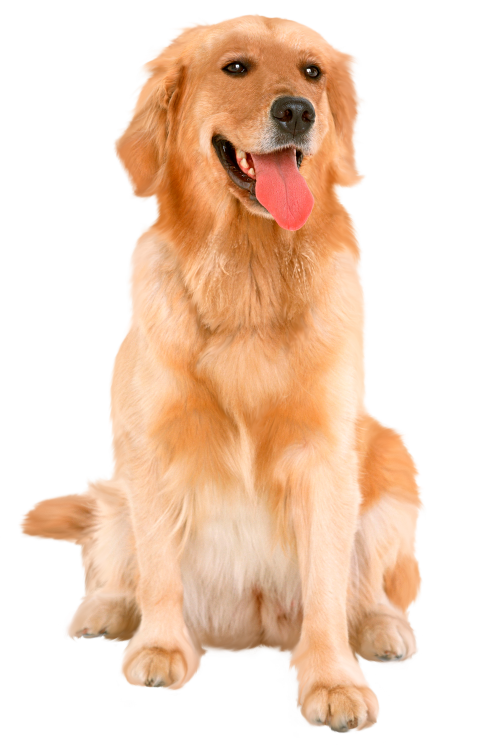
#> input picture src/Prototypes/engine/Cam_to_mel_ar/dog.png, 1000 x 1500 px, found by its file name (shown at 1/2 size)
$ jupyter execute --allow-errors Cam_to_mel_ar.ipynb
#> lines starting #> are read from the running program, lines starting #| are printed output that depends on the picture
[cell 1]
# Import necessary libraries
from PIL import Image
import matplotlib.pyplot as plt
import torch
from torchvision import models, transforms
import numpy as np

#> (a cell that did not finish here is left out)

#> (a cell that did not finish here is left out)

[cell 4]
# Load and preprocess image
image_path = '/Users/atulrane/Documents/Project Echo/Project-Echo/src/Prototypes/engine/Cam_to_mel_ar/dog.png'
image = Image.open(image_path).convert('RGB') # Open and convert image to RGB
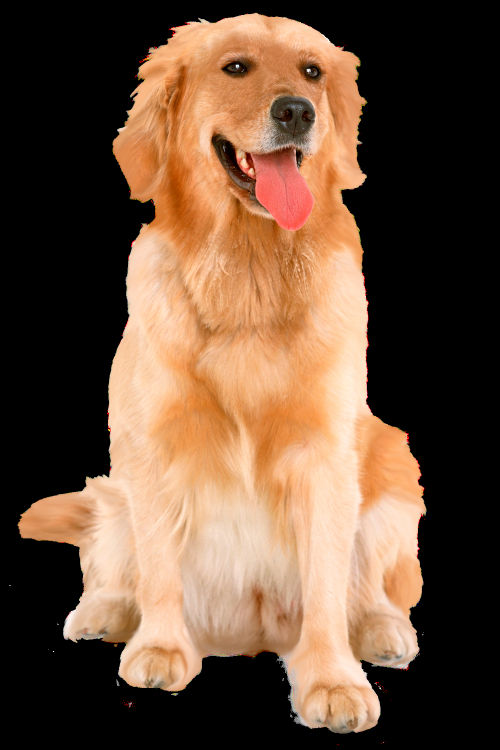
#> image: PIL image 1000x1500 RGB (shown at 1/2 size); mean R, G, B 109.4, 81.5, 60.7
#> (the rest of this cell did not finish here and is left out)

[cell 5]
# Save the features of the last convolutional layer for generating CAM
class SaveFeatures:
    def __init__(self, module):
        self.hook = module.register_forward_hook(self.hook_fn)
    def hook_fn(self, module, input, output):
        self.features = output.data.numpy() # Save the output features as a numpy array
    def remove(self):
        self.hook.remove()# Remove the hook when done

# Hook to the final convolutional layer of ResNet
#> (the rest of this cell did not finish here and is left out)

#> (a cell that did not finish here is left out)

[cell 7]
# Function to calculate the CAM
def get_cam(feature_conv, weight_fc, class_idx):
    _, nc, h, w = feature_conv.shape  # Get dimensions of the feature map
    cam = weight_fc[class_idx].dot(feature_conv.reshape((nc, h * w)))  # Calculate weighted sum of features
    cam = cam.reshape(h, w)  # Reshape to original feature map size
    cam = cam - np.min(cam)  # Normalize CAM
    cam_img = cam / np.max(cam)
    return cam_img

#> (a cell that did not finish here is left out)

#> (a cell that did not finish here is left out)

[cell 10]
import cv2

mel_spectrogram_path = '/Users/atulrane/Documents/Project Echo/Project-Echo/src/Prototypes/engine/Cam_to_mel_ar/mel_spectrogram.png'
mel_spectrogram = cv2.imread(mel_spectrogram_path, cv2.IMREAD_GRAYSCALE)
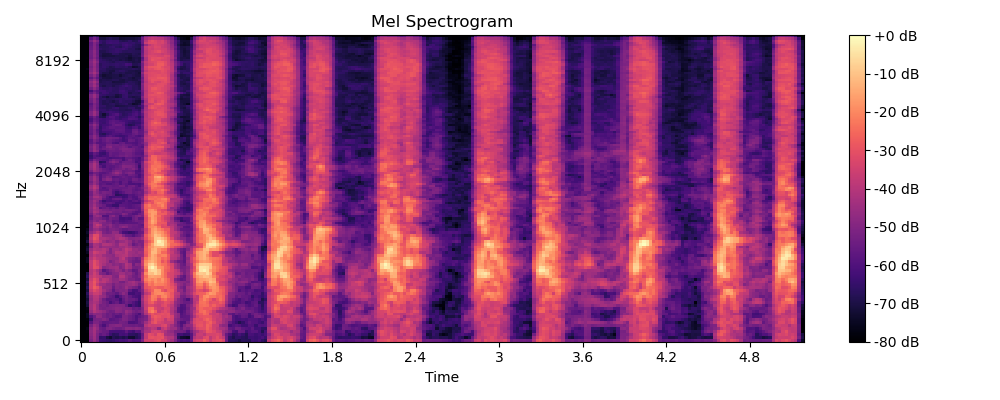
#> input picture src/Prototypes/engine/Cam_to_mel_ar/mel_spectrogram.png, 1000 x 400 px, found by its file name
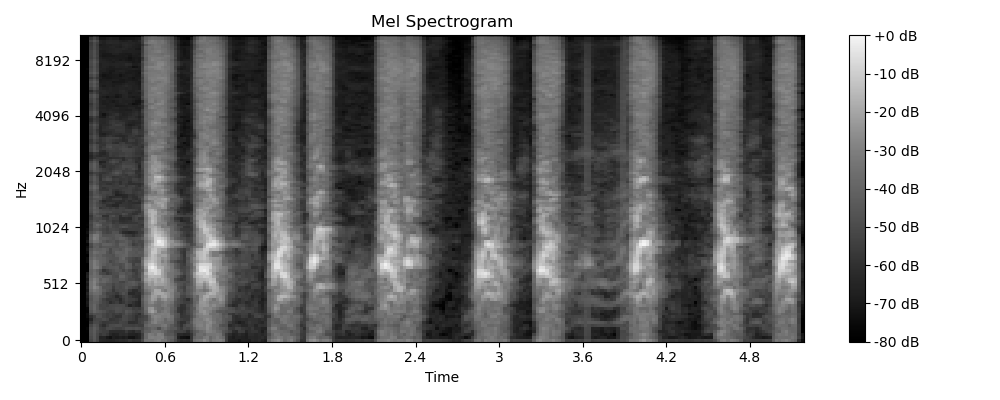
#> mel_spectrogram: shape (400, 1000); min 0, max 255, mean 154.3

# Ensure Mel spectrogram is a 3-channel image
if len(mel_spectrogram.shape) == 2:
    mel_spectrogram = cv2.cvtColor(mel_spectrogram, cv2.COLOR_GRAY2BGR)
#> mel_spectrogram: shape (400, 1000, 3)

[cell 11]
# Resize CAM to match Mel spectrogram dimensions
input_height, input_width = mel_spectrogram.shape[:2]
#> input_height = 400; input_width = 1000
#> (the rest of this cell did not finish here and is left out)
